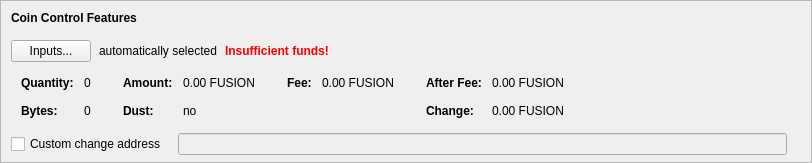
    <widget class="QFrame" name="frameCoinControl">
     <property name="sizePolicy">
      <sizepolicy hsizetype="Expanding" vsizetype="Expanding">
       <horstretch>0</horstretch>
       <verstretch>0</verstretch>
      </sizepolicy>
     </property>
     <property name="maximumSize">
      <size>
       <width>16777215</width>
       <height>16777215</height>
      </size>
     </property>
     <property name="frameShape">
      <enum>QFrame::StyledPanel</enum>
     </property>
     <property name="frameShadow">
      <enum>QFrame::Sunken</enum>
     </property>
     <layout class="QVBoxLayout" name="verticalLayoutCoinControl2">
      <property name="spacing">
       <number>0</number>
      </property>
      <property name="leftMargin">
       <number>0</number>
      </property>
      <property name="topMargin">
       <number>0</number>
      </property>
      <property name="rightMargin">
       <number>0</number>
      </property>
      <property name="bottomMargin">
       <number>6</number>
      </property>
      <item>
       <layout class="QVBoxLayout" name="verticalLayoutCoinControl" stretch="0,0,0,0,1">
        <property name="spacing">
         <number>0</number>
        </property>
        <property name="leftMargin">
         <number>10</number>
        </property>
        <property name="topMargin">
         <number>10</number>
        </property>
        <item>
         <layout class="QHBoxLayout" name="horizontalLayoutCoinControl1">
          <property name="bottomMargin">
           <number>15</number>
          </property>
          <item>
           <widget class="QLabel" name="labelCoinControlFeatures">
            <property name="sizePolicy">
             <sizepolicy hsizetype="Preferred" vsizetype="Maximum">
              <horstretch>0</horstretch>
              <verstretch>0</verstretch>
             </sizepolicy>
            </property>
            <property name="font">
             <font>
              <weight>75</weight>
              <bold>true</bold>
             </font>
            </property>
            <property name="styleSheet">
             <string notr="true">font-weight:bold;</string>
            </property>
            <property name="text">
             <string>Coin Control Features</string>
            </property>
           </widget>
          </item>
         </layout>
        </item>
        <item>
         <layout class="QHBoxLayout" name="horizontalLayoutCoinControl2" stretch="0,0,0,0">
          <property name="spacing">
           <number>8</number>
          </property>
          <property name="bottomMargin">
           <number>10</number>
          </property>
          <item>
           <widget class="QPushButton" name="pushButtonCoinControl">
            <property name="styleSheet">
             <string notr="true"/>
            </property>
            <property name="text">
             <string>Inputs...</string>
            </property>
            <property name="autoDefault">
             <bool>false</bool>
            </property>
           </widget>
          </item>
          <item>
           <widget class="QLabel" name="labelCoinControlAutomaticallySelected">
            <property name="text">
             <string>automatically selected</string>
            </property>
            <property name="margin">
             <number>5</number>
            </property>
           </widget>
          </item>
          <item>
           <widget class="QLabel" name="labelCoinControlInsuffFunds">
            <property name="font">
             <font>
              <weight>75</weight>
              <bold>true</bold>
             </font>
            </property>
            <property name="styleSheet">
             <string notr="true">color:red;font-weight:bold;</string>
            </property>
            <property name="text">
             <string>Insufficient funds!</string>
            </property>
            <property name="margin">
             <number>5</number>
            </property>
           </widget>
          </item>
          <item>
           <spacer name="horizontalSpacerCoinControl">
            <property name="orientation">
             <enum>Qt::Horizontal</enum>
            </property>
            <property name="sizeHint" stdset="0">
             <size>
              <width>40</width>
              <height>1</height>
             </size>
            </property>
           </spacer>
          </item>
         </layout>
        </item>
        <item>
         <widget class="QWidget" name="widgetCoinControl" native="true">
          <property name="sizePolicy">
           <sizepolicy hsizetype="Preferred" vsizetype="Preferred">
            <horstretch>0</horstretch>
            <verstretch>0</verstretch>
           </sizepolicy>
          </property>
          <property name="minimumSize">
           <size>
            <width>0</width>
            <height>0</height>
           </size>
          </property>
          <property name="styleSheet">
           <string notr="true"/>
          </property>
          <layout class="QHBoxLayout" name="horizontalLayoutCoinControl5">
           <property name="leftMargin">
            <number>0</number>
           </property>
           <property name="topMargin">
            <number>0</number>
           </property>
           <property name="rightMargin">
            <number>0</number>
           </property>
           <property name="bottomMargin">
            <number>0</number>
           </property>
           <item>
            <layout class="QHBoxLayout" name="horizontalLayoutCoinControl3" stretch="0,0,0,1">
             <property name="spacing">
              <number>20</number>
             </property>
             <property name="topMargin">
              <number>0</number>
             </property>
             <property name="bottomMargin">
              <number>10</number>
             </property>
             <item>
              <layout class="QFormLayout" name="formLayoutCoinControl1">
               <property name="horizontalSpacing">
                <number>10</number>
               </property>
               <property name="verticalSpacing">
                <number>14</number>
               </property>
               <property name="leftMargin">
                <number>10</number>
               </property>
               <property name="topMargin">
                <number>4</number>
               </property>
               <property name="rightMargin">
                <number>6</number>
               </property>
               <item row="0" column="0">
                <widget class="QLabel" name="labelCoinControlQuantityText">
                 <property name="font">
                  <font>
                   <weight>75</weight>
                   <bold>true</bold>
                  </font>
                 </property>
                 <property name="text">
                  <string>Quantity:</string>
                 </property>
                 <property name="margin">
                  <number>0</number>
                 </property>
                </widget>
               </item>
               <item row="0" column="1">
                <widget class="QLabel" name="labelCoinControlQuantity">
                 <property name="cursor">
                  <cursorShape>IBeamCursor</cursorShape>
                 </property>
                 <property name="contextMenuPolicy">
                  <enum>Qt::ActionsContextMenu</enum>
                 </property>
                 <property name="text">
                  <string notr="true">0</string>
                 </property>
                 <property name="margin">
                  <number>0</number>
                 </property>
                 <property name="textInteractionFlags">
                  <set>Qt::LinksAccessibleByMouse|Qt::TextSelectableByKeyboard|Qt::TextSelectableByMouse</set>
                 </property>
                </widget>
               </item>
               <item row="1" column="0">
                <widget class="QLabel" name="labelCoinControlBytesText">
                 <property name="font">
                  <font>
                   <weight>75</weight>
                   <bold>true</bold>
                  </font>
                 </property>
                 <property name="text">
                  <string>Bytes:</string>
                 </property>
                </widget>
               </item>
               <item row="1" column="1">
                <widget class="QLabel" name="labelCoinControlBytes">
                 <property name="cursor">
                  <cursorShape>IBeamCursor</cursorShape>
                 </property>
                 <property name="contextMenuPolicy">
                  <enum>Qt::ActionsContextMenu</enum>
                 </property>
                 <property name="text">
                  <string notr="true">0</string>
                 </property>
                 <property name="textInteractionFlags">
                  <set>Qt::LinksAccessibleByMouse|Qt::TextSelectableByKeyboard|Qt::TextSelectableByMouse</set>
                 </property>
                </widget>
               </item>
              </layout>
             </item>
             <item>
              <layout class="QFormLayout" name="formLayoutCoinControl2">
               <property name="horizontalSpacing">
                <number>10</number>
               </property>
               <property name="verticalSpacing">
                <number>14</number>
               </property>
               <property name="leftMargin">
                <number>6</number>
               </property>
               <property name="topMargin">
                <number>4</number>
               </property>
               <property name="rightMargin">
                <number>6</number>
               </property>
               <item row="0" column="0">
                <widget class="QLabel" name="labelCoinControlAmountText">
                 <property name="font">
                  <font>
                   <weight>75</weight>
                   <bold>true</bold>
                  </font>
                 </property>
                 <property name="text">
                  <string>Amount:</string>
                 </property>
                 <property name="margin">
                  <number>0</number>
                 </property>
                </widget>
               </item>
               <item row="0" column="1">
                <widget class="QLabel" name="labelCoinControlAmount">
                 <property name="cursor">
                  <cursorShape>IBeamCursor</cursorShape>
                 </property>
                 <property name="contextMenuPolicy">
                  <enum>Qt::ActionsContextMenu</enum>
                 </property>
                 <property name="text">
                  <string notr="true">0.00 FUSION</string>
                 </property>
                 <property name="textInteractionFlags">
                  <set>Qt::LinksAccessibleByMouse|Qt::TextSelectableByKeyboard|Qt::TextSelectableByMouse</set>
                 </property>
                </widget>
               </item>
               <item row="1" column="0">
                <widget class="QLabel" name="labelCoinControlLowOutputText">
                 <property name="font">
                  <font>
                   <weight>75</weight>
                   <bold>true</bold>
                  </font>
                 </property>
                 <property name="text">
                  <string>Dust:</string>
                 </property>
                </widget>
               </item>
               <item row="1" column="1">
                <widget class="QLabel" name="labelCoinControlLowOutput">
                 <property name="cursor">
                  <cursorShape>IBeamCursor</cursorShape>
                 </property>
                 <property name="contextMenuPolicy">
                  <enum>Qt::ActionsContextMenu</enum>
                 </property>
                 <property name="text">
                  <string notr="true">no</string>
                 </property>
                 <property name="textInteractionFlags">
                  <set>Qt::LinksAccessibleByMouse|Qt::TextSelectableByKeyboard|Qt::TextSelectableByMouse</set>
                 </property>
                </widget>
               </item>
              </layout>
             </item>
             <item>
              <layout class="QFormLayout" name="formLayoutCoinControl3">
               <property name="horizontalSpacing">
                <number>10</number>
               </property>
               <property name="verticalSpacing">
                <number>14</number>
               </property>
               <property name="leftMargin">
                <number>6</number>
               </property>
               <property name="topMargin">
                <number>4</number>
               </property>
               <property name="rightMargin">
                <number>6</number>
               </property>
               <item row="0" column="0">
                <widget class="QLabel" name="labelCoinControlFeeText">
                 <property name="font">
                  <font>
                   <weight>75</weight>
                   <bold>true</bold>
                  </font>
                 </property>
                 <property name="text">
                  <string>Fee:</string>
                 </property>
                 <property name="margin">
                  <number>0</number>
                 </property>
                </widget>
               </item>
               <item row="0" column="1">
                <widget class="QLabel" name="labelCoinControlFee">
                 <property name="cursor">
                  <cursorShape>IBeamCursor</cursorShape>
                 </property>
                 <property name="contextMenuPolicy">
                  <enum>Qt::ActionsContextMenu</enum>
                 </property>
                 <property name="text">
                  <string notr="true">0.00 FUSION</string>
                 </property>
                 <property name="textInteractionFlags">
                  <set>Qt::LinksAccessibleByMouse|Qt::TextSelectableByKeyboard|Qt::TextSelectableByMouse</set>
                 </property>
                </widget>
               </item>
              </layout>
             </item>
             <item>
              <layout class="QFormLayout" name="formLayoutCoinControl4">
               <property name="horizontalSpacing">
                <number>10</number>
               </property>
               <property name="verticalSpacing">
                <number>14</number>
               </property>
               <property name="leftMargin">
                <number>6</number>
               </property>
               <property name="topMargin">
                <number>4</number>
               </property>
               <property name="rightMargin">
                <number>6</number>
               </property>
               <item row="0" column="0">
                <widget class="QLabel" name="labelCoinControlAfterFeeText">
                 <property name="font">
                  <font>
                   <weight>75</weight>
                   <bold>true</bold>
                  </font>
                 </property>
                 <property name="text">
                  <string>After Fee:</string>
                 </property>
                 <property name="margin">
                  <number>0</number>
                 </property>
                </widget>
               </item>
               <item row="0" column="1">
                <widget class="QLabel" name="labelCoinControlAfterFee">
                 <property name="cursor">
                  <cursorShape>IBeamCursor</cursorShape>
                 </property>
                 <property name="contextMenuPolicy">
                  <enum>Qt::ActionsContextMenu</enum>
                 </property>
                 <property name="text">
                  <string notr="true">0.00 FUSION</string>
                 </property>
                 <property name="textInteractionFlags">
                  <set>Qt::LinksAccessibleByMouse|Qt::TextSelectableByKeyboard|Qt::TextSelectableByMouse</set>
                 </property>
                </widget>
               </item>
               <item row="1" column="0">
                <widget class="QLabel" name="labelCoinControlChangeText">
                 <property name="font">
                  <font>
                   <weight>75</weight>
                   <bold>true</bold>
                  </font>
                 </property>
                 <property name="text">
                  <string>Change:</string>
                 </property>
                </widget>
               </item>
               <item row="1" column="1">
                <widget class="QLabel" name="labelCoinControlChange">
                 <property name="cursor">
                  <cursorShape>IBeamCursor</cursorShape>
                 </property>
                 <property name="contextMenuPolicy">
                  <enum>Qt::ActionsContextMenu</enum>
                 </property>
                 <property name="text">
                  <string notr="true">0.00 FUSION</string>
                 </property>
                 <property name="textInteractionFlags">
                  <set>Qt::LinksAccessibleByMouse|Qt::TextSelectableByKeyboard|Qt::TextSelectableByMouse</set>
                 </property>
                </widget>
               </item>
              </layout>
             </item>
            </layout>
           </item>
          </layout>
         </widget>
        </item>
        <item>
         <layout class="QHBoxLayout" name="horizontalLayoutCoinControl4" stretch="0,0,0">
          <property name="spacing">
           <number>12</number>
          </property>
          <property name="sizeConstraint">
           <enum>QLayout::SetDefaultConstraint</enum>
          </property>
          <property name="topMargin">
           <number>5</number>
          </property>
          <property name="rightMargin">
           <number>5</number>
          </property>
          <item>
           <widget class="QCheckBox" name="checkBoxCoinControlChange">
            <property name="toolTip">
             <string>If this is activated, but the change address is empty or invalid, change will be sent to a newly generated address.</string>
            </property>
            <property name="text">
             <string>Custom change address</string>
            </property>
           </widget>
          </item>
          <item>
           <widget class="QValidatedLineEdit" name="lineEditCoinControlChange">
            <property name="enabled">
             <bool>false</bool>
            </property>
            <property name="sizePolicy">
             <sizepolicy hsizetype="Expanding" vsizetype="Fixed">
              <horstretch>0</horstretch>
              <verstretch>0</verstretch>
             </sizepolicy>
            </property>
           </widget>
          </item>
          <item>
           <widget class="QLabel" name="labelCoinControlChangeLabel">
            <property name="sizePolicy">
             <sizepolicy hsizetype="Preferred" vsizetype="Expanding">
              <horstretch>0</horstretch>
              <verstretch>0</verstretch>
             </sizepolicy>
            </property>
            <property name="minimumSize">
             <size>
              <width>0</width>
              <height>0</height>
             </size>
            </property>
            <property name="text">
             <string/>
            </property>
            <property name="margin">
             <number>3</number>
            </property>
           </widget>
          </item>
         </layout>
        </item>
        <item>
         <spacer name="verticalSpacerCoinControl">
          <property name="orientation">
           <enum>Qt::Vertical</enum>
          </property>
          <property name="sizeHint" stdset="0">
           <size>
            <width>800</width>
            <height>1</height>
           </size>
          </property>
         </spacer>
        </item>
       </layout>
      </item>
     </layout>
    </widget>
